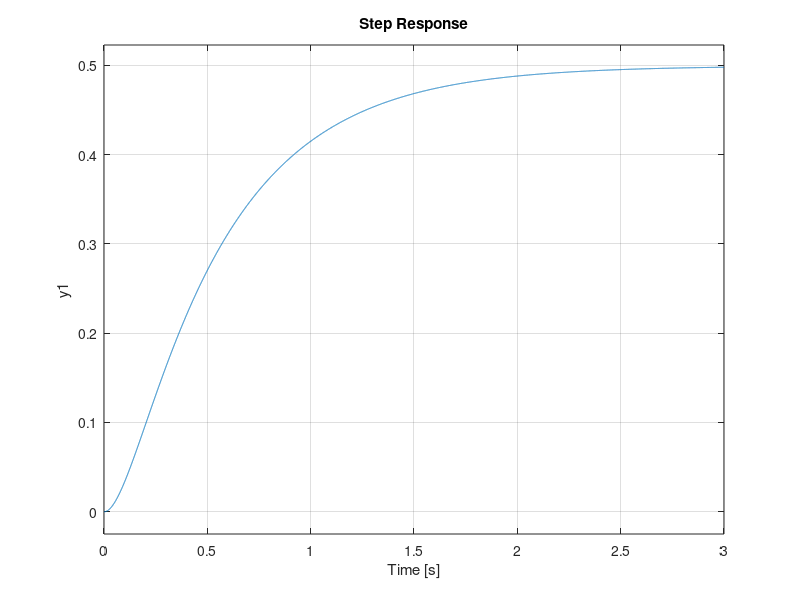

The MATLAB script that drew this image:
clc, clear all

%% Representación de estado

% En este script se va a realizar un ejercicio que se puede encontrar en la
% plataforma de MATLAB, se hará uso de las funciones de Control System 
% Toolbox descritas en el video.

% https://la.mathworks.com/videos/state-space-models-part-1-creation-and-analysis-100815.html

% Ejercicio

% Se construira el modelo de espacios de estado para un motor DC, al cual
% se le aplica un voltaje V en la entrada

%% Desarrollo

% Primero se crean las variables de los parametros del motor
J = 0.01;
Kb = 0.01;
Kf = 0.1;
Km = 0.01;
L = 0.5;
R = 1;

% Primero, se construyen las matrices de los espacios de estado
A_motor = [-Kf/J Km/J; -Kb/L -R/L];
B_motor = [0; 1/L];
C_motor = [1 0];
D_motor = 0;

% Ahora, se crea el modelo de espacios de estado
motor = ss(A_motor, B_motor, C_motor, D_motor)

% Se crea la amplificacion de voltaje representada por una función de
% transferencia de primer orden
amp = tf(5,[1/1000 1])

% Luego se crea el modelo de la planta
planta = motor * amp

% Se pueden saber los polos del sistema con la función pole, de acuerdo a 
% esto se puede saber si el sistema es estable
pole(planta)

% Otra forma de saberlo es mediante la función isstable, que retorna un
% valor logico
isstable(planta)

% Ahora, analizamos la respuesta del sistema a la entrada de voltaje de un
% paso unitario
step(planta)
